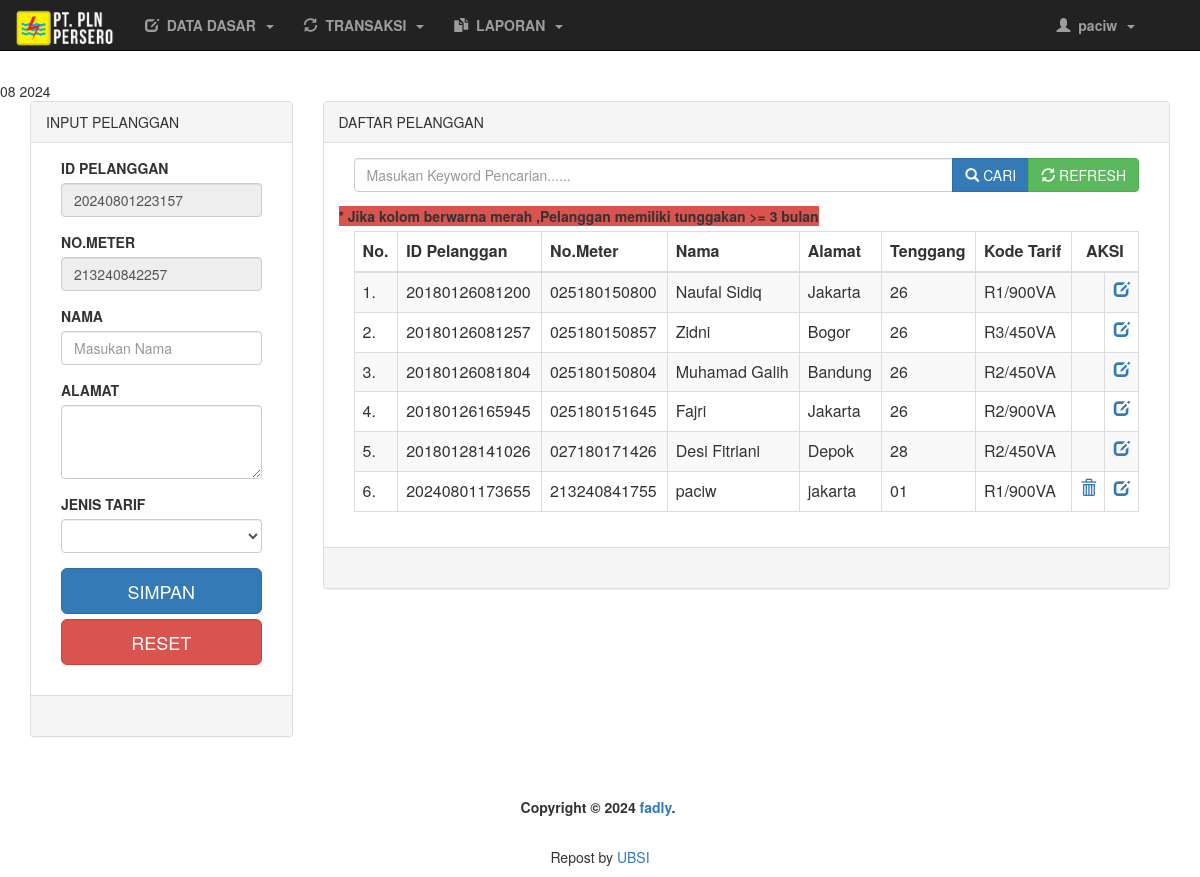
Page /pln/hal_utama.php?menu=pelanggan (signed in) on the committed database.
### tables this page shows
CREATE TABLE `pelanggan` (
  `id_pelanggan` varchar(14) NOT NULL,
  `no_meter` varchar(12) NOT NULL,
  `nama` varchar(50) NOT NULL,
  `alamat` text NOT NULL,
  `tenggang` varchar(2) NOT NULL,
  `id_tarif` int(11) NOT NULL
);

CREATE TABLE `tarif` (
  `id_tarif` int(11) NOT NULL,
  `kode_tarif` varchar(20) NOT NULL,
  `golongan` varchar(10) NOT NULL,
  `daya` varchar(10) NOT NULL,
  `tarif_perkwh` double NOT NULL
);

### library/fungsi.php (called while the page is built, shortened)
<?php
	class oop{
		function tampil($table,$where,$cari){
			$sql = mysql_query("SELECT * FROM $table $where $cari");
			while ($data = mysql_fetch_array($sql))
				@$jalan[] = $data;
				return @$jalan;
		}
		function caridata($table){
			$sql = mysql_fetch_array(mysql_query("SELECT * FROM $table"));
			return $sql;
		}
		function cekdata($table){
			$sql = mysql_num_rows(mysql_query("SELECT * FROM $table"));
			return $sql;
		}
	}
?>

### pln/pelanggan.php (the view, shortened to what this page needs)
<?php
	$table = "pelanggan";
	$id_pel = date("YmdHis");
	if (date('z') < 10) {
		$no_met = "00".date("zymNHs");
	}elseif (date('z') < 100 ) {
		$no_met ="0".date("zymNHs");
	}else{
		$no_met=date("zymNHs");
	}
	if (date("d") > 25) {
		if(date("m") <10){
			$bln = date("m")+1;
			$bulan = "0".$bln;
		}else{
			$bulan = date("m")+1;
		}
		$tahun = date("Y");
	}elseif(date("d") > 25 && date("m")==12 ){
		$bln = date("m")+1;
		$bulan = "0".$bln;
		$tahun = date("Y")+1;
	}else{
		$bulan = date("m");
		$tahun = date("Y");
	}
	echo $bulan." ".$tahun;
	if (isset($_POST['bcari'])) {
		$text = $_POST['tcari'];
		$cari = "WHERE id_pelanggan LIKE '%$text%' OR nama LIKE '%$text%' OR no_meter LIKE '%$text%' OR alamat LIKE '%$text%' OR tenggang LIKE '%$text%'";
	}else{
		$cari="";
	}
?>
<!DOCTYPE html>
<html>
<head>
</head>
<body>
	<div class="container-fluid">
		<div class="row">
			<div class="col-md-12">
				<div class="col-md-3">
					<div class="panel panel-default">
						<?php if(!@$_GET['id']){ ?>
							<div class="panel-heading">INPUT PELANGGAN</div>
						<?php }else{ ?>
							<div class="panel-heading">UBAH PELANGGAN</div>
						<?php } ?>
						<div class="panel-body">
							<form method="post">
								<div class="col-md-12">
									<div class="form-group">
										<label>ID PELANGGAN</label>
										<input type="text" name="id_pelanggan" class="form-control" placeholder="Masukan ID Pelanggan" required readonly value="<?php if(@$_GET['id']==""){echo $id_pel;}else{echo @$edit['id_pelanggan'];} ?>">
									</div>
									<div class="form-group">
										<label>NO.METER</label>
										<input type="text" name="no_meter" class="form-control" placeholder="Masukan NO.METER" required readonly value="<?php if(@$_GET['id']==""){echo $no_met;}else{ echo @$edit['no_meter'];} ?>">
									</div>
									<div class="form-group">
										<label>NAMA</label>
										<input type="text" name="nama" class="form-control" placeholder="Masukan Nama" required value="<?php echo @$edit['nama']; ?>">
									</div>
									<div class="form-group">
										<label>ALAMAT</label>
										<textarea name="alamat" class="form-control" required rows="3"><?php echo @$edit['alamat']; ?></textarea>
									</div>
									<div class="form-group">
										<label>JENIS TARIF</label>
										<select name="id_tarif" class="form-control" required>
													<option></option>
											<?php
												$a = mysql_query("SELECT * FROM tarif");
												while ($tarif = mysql_fetch_array($a)) { ?>
													<option value="<?php echo $tarif['id_tarif'] ?>"><?php echo $tarif['kode_tarif']; ?></option>
											<?php }?>
										</select>
									</div>
									<div class="form-group">
										<?php
										  if (@$_GET['id']=="") {?>
											<input type="submit" name="bsimpan" class="btn btn-primary btn-lg btn-block" value="SIMPAN">
										  <?php }else{ ?>
											<input type="submit" name="bubah" class="btn btn-success btn-lg btn-block" value="UBAH">
										<?php } ?>
										<a href="?menu=pelanggan" class="btn btn-danger btn-lg btn-block">RESET</a>
									</div>
								</div>
							</form>
						</div>
						<div class="panel-footer">&nbsp;</div>
					</div>
				</div>
				<div class="col-md-9">
					<div class="panel panel-default">
						<div class="panel-heading">DAFTAR PELANGGAN</div>
						<div class="panel-body">
							<div class="col-md-12">
								<form method="post">
									<div class="input-group">
										<input type="text" name="tcari" class="form-control" value="<?php echo @$text ?>" placeholder="Masukan Keyword Pencarian......">
										<div class="input-group-btn">
											<button type="submit" name="bcari" class="btn btn-primary"><span class="glyphicon glyphicon-search"></span>&nbsp;CARI</button>
											<button type="submit"  name="brefresh" class="btn btn-success"><span class="glyphicon glyphicon-refresh"></span>&nbsp;REFRESH</button>
										</div>
									</div>
								</form>
							</div>
							<br>
						<label class="label-danger">* Jika kolom berwarna merah ,Pelanggan memiliki tunggakan >= 3 bulan</label>
							<div class="col-md-12">
								<div class="table-responsive">
									<table class="table table-bordered table-striped table-hover">
										<thead>
											<th>No.</th>
											<th>ID Pelanggan</th>
											<th>No.Meter</th>
											<th>Nama</th>
											<th>Alamat</th>
											<th>Tenggang</th>
											<th>Kode Tarif</th>
											<th colspan="2"><center>AKSI</center></th>
										</thead>
										<tbody>
											<?php
												$no=0;
												$data = $aksi->tampil($table,$cari,"");
												if ($data=="") {
													$aksi->no_record(9);
												}else{
													foreach ($data as $r) {
														$a = $aksi->caridata("tarif WHERE id_tarif = '$r[id_tarif]'");
														$cek = $aksi->cekdata("penggunaan WHERE id_pelanggan ='$r[id_pelanggan]' AND meter_awal = '0' AND meter_akhir = '0'");
														$cek2 = $aksi->cekdata("tagihan WHERE id_pelanggan = '$r[id_pelanggan]' AND status = 'Belum Bayar'");
													$no++; ?>
												<?php  if($cek2 >= 3){ ?>
													<tr style="background-color: #d9534f;">
												<?php }else{ ?>
													<tr>
												<?php } ?>
														<td><?php echo $no; ?>.</td>
														<td><?php echo $r['id_pelanggan'] ?></td>
														<td><?php echo $r['no_meter'] ?></td>
														<td><?php echo $r['nama'] ?></td>
														<td><?php echo $r['alamat'] ?></td>
														<td><?php echo $r['tenggang'] ?></td>
														<td><?php echo $a['kode_tarif'] ?></td>
														<?php
															if($cek == 0){ ?>
																<td>&nbsp;</td>
															<?php }else{?>
																<td align="center"><a href="?menu=pelanggan&hapus&id=<?php echo md5(sha1($r['id_pelanggan'])); ?>" ><span class="glyphicon glyphicon-trash"></span></a></td>
															<?php } ?>
																<td align="center"><a href="?menu=pelanggan&edit&id=<?php echo md5(sha1($r['id_pelanggan'])); ?>" ><span class="glyphicon glyphicon-edit"></span></a></td>
													</tr>
											<?php } } ?>
										 </tbody>
									</table>
								</div>
							</div>
						</div>
						<div class="panel-footer">&nbsp;</div>
					</div>
				</div>
			</div>
		</div>
	</div>
</body>
</html>

### pln/hal_utama.php (shortened to what this page needs)
<?php
	include '../library/fungsi.php';
	$aksi = new oop();
?>
<!DOCTYPE html>
<html>
<head>
	<link rel="stylesheet" type="text/css" href="../css/bootstrap.css">
 </head>
<body>
	<div class="container">
		<div class="row">
			<div class="col-md-12">
				<div class="navbar navbar-fixed-top navbar-inverse inverse">
					<a href="?menu=home" class="navbar-brand" style="margin-top: -10px;">
						<img alt="Brand" src="../images/logo_pln1.png" width="100px">
					</a>
					<ul class="nav navbar-nav">
						<li class="dropdown">
							<a href="#" class="dropdown-toggle" data-toggle="dropdown" id="kelola">
								<div class="glyphicon glyphicon-edit"></div>&nbsp;
								<strong>DATA DASAR</strong>&nbsp;
								<span class="caret"></span>
							</a>
						</li>
						<li class="dropdown">
							<a href="#" class="dropdown-toggle" data-toggle="dropdown" id="transaksi">
								<div class="glyphicon glyphicon-refresh"></div>&nbsp;
								<strong>TRANSAKSI</strong>&nbsp;
								<span class="caret"></span>
							</a>
						</li>
						<li class="dropdown">
							<a href="#" class="dropdown-toggle" data-toggle="dropdown" id="laporan">
								<div class="glyphicon glyphicon-duplicate"></div>&nbsp;
								<strong>LAPORAN</strong>&nbsp;
								<span class="caret"></span>
							</a>
						</li>
					</ul>
					<ul class="nav navbar-nav navbar-right" style="margin-right: 50px;">
						<li class="dropdown">
							<a href="#" class="dropdown-toggle" data-toggle="dropdown" id="akun">
								<div class="glyphicon glyphicon-user"></div>&nbsp;
								<strong><?php echo $_SESSION['nama_petugas']; ?></strong>&nbsp;
								<span class="caret"></span>
							</a>
						</li>
					</ul>
				</div>
			</div>
		</div>
	</div>
	<?php
		switch (@$_GET['menu']) {
			case 'pelanggan':include'pelanggan.php'; break;
		}
	?>
	<br><br>
	<footer class="container-fluid bg-4 text-center" style="background-color: #fffefe">
		<p>
		  	<strong>Copyright&nbsp;&copy;&nbsp;2024 <a target="_blank" href="https://www.instagram.com/paciw.yaa?igsh=MTlubzRvMXZ5MzJ0Yg==">fadly</a>.</strong>&nbsp;
		  	<br>
		<br><center><p>Repost by <a href='https://www.bsi.ac.id/ubsi/index.js' title='StokCoding.com' target='_blank'>UBSI</a></p></center>
	</footer>
</body>
</html>

### rows in the picture
pelanggan: id_pelanggan "20180126081200", no_meter "025180150800", nama "Naufal Sidiq", alamat "Jakarta", tenggang "26", id_tarif.kode_tarif "R1/900VA"
pelanggan: id_pelanggan "20180126081257", no_meter "025180150857", nama "Zidni", alamat "Bogor", tenggang "26", id_tarif.kode_tarif "R3/450VA"
pelanggan: id_pelanggan "20180126081804", no_meter "025180150804", nama "Muhamad Galih", alamat "Bandung", tenggang "26", id_tarif.kode_tarif "R2/450VA"
pelanggan: id_pelanggan "20180126165945", no_meter "025180151645", nama "Fajri", alamat "Jakarta", tenggang "26", id_tarif.kode_tarif "R2/900VA"
pelanggan: id_pelanggan "20180128141026", no_meter "027180171426", nama "Desi Fitriani", alamat "Depok", tenggang "28", id_tarif.kode_tarif "R2/450VA"
pelanggan: id_pelanggan "20240801173655", no_meter "213240841755", nama "paciw", alamat "jakarta", tenggang "01", id_tarif.kode_tarif "R1/900VA"

### other values in the picture
$_SESSION['nama_petugas'] "paciw"
